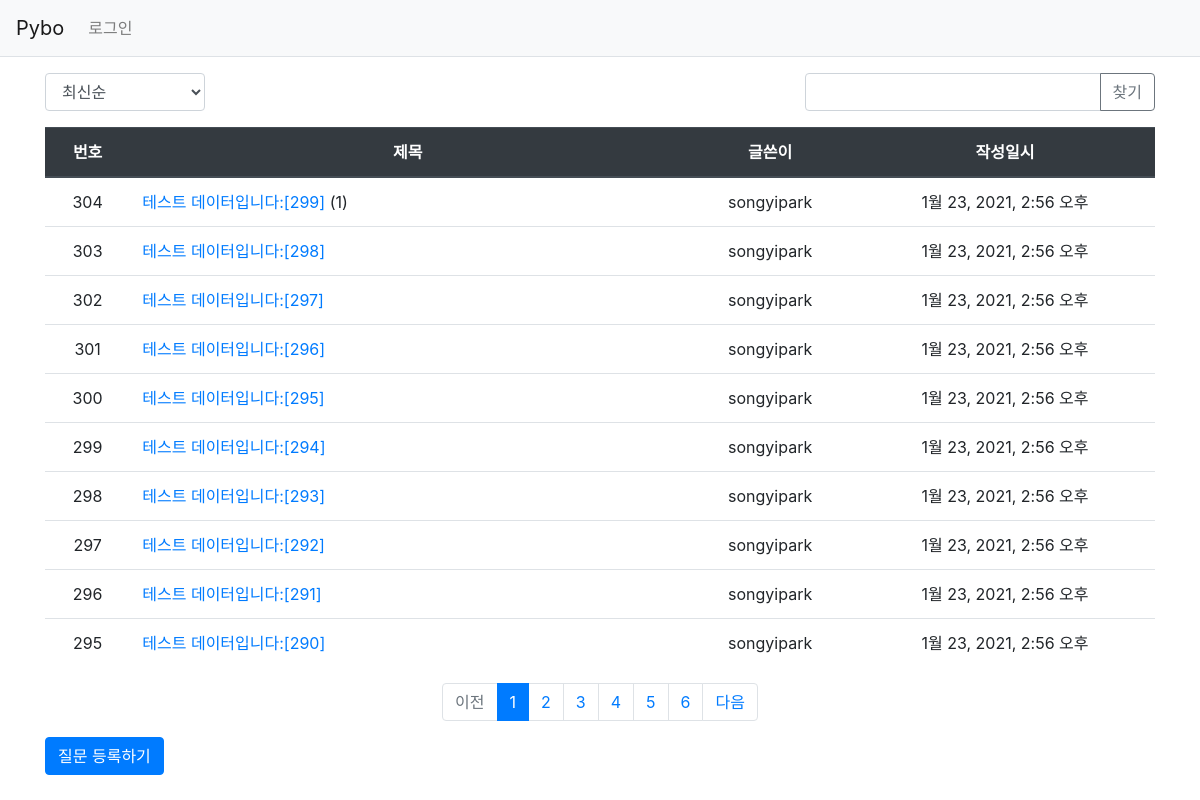
Screenshot of /pybo/ with the database file from the repository.
### pybo/models.py (models this page shows, shortened)
class Question(models.Model):
    subject = models.CharField(max_length=200)
    content = models.TextField()
    create_date = models.DateTimeField()
    author = models.ForeignKey(User, on_delete=models.CASCADE, related_name='author_question')
    modify_date = models.DateTimeField(null=True, blank=True)
    voter = models.ManyToManyField(User, related_name='voter_question')

### pybo/views/base_views.py (the view, shortened to what this page needs)
# urls.py: path('', base_views.index, name='index'),
def index(request):
    page = request.GET.get('page', '1')  # 페이지
    kw = request.GET.get('kw', '')  # 검색어
    so = request.GET.get('so', 'recent')  # 정렬기준
    if so == 'recommend':
        question_list = Question.objects.annotate(num_voter=Count('voter')).order_by('-num_voter', '-create_date')
    elif so == 'popular':
        question_list = Question.objects.annotate(num_answer=Count('answer')).order_by('-num_answer', '-create_date')
    else:  # recent
        question_list = Question.objects.order_by('-create_date')
    paginator = Paginator(question_list, 10)  # 페이지당 10개씩 보여주기
    page_obj = paginator.get_page(page)
    context = {'question_list': page_obj, 'page': page, 'kw': kw, 'so': so}  # <------ so 추가
    return render(request, 'pybo/question_list.html', context)

### pybo/templatetags/pybo_filter.py (called while the page is built)
@register.filter
def sub(value, arg):
    return value - arg

### templates/pybo/question_list.html (shortened to what this page needs)
{% extends 'base.html' %}
{% load pybo_filter %}
{% block content %}
<div class="container my-3">
<div class="row justify-content-between my-3">
<div class="col-2">
            <select class="form-control so">
                <option value="recent" {% if so == 'recent' %}selected{% endif %}>최신순</option>
            </select>
        </div>
        <div class="col-4 input-group">
            <input type="text" class="form-control kw" value="{{ kw|default_if_none:'' }}">
            <div class="input-group-append">
                <button class="btn btn-outline-secondary" type="button" id="btn_search">찾기</button>
            </div>
        </div>
    </div>
    <table class="table">
        <thead>
        <tr class="text-center thead-dark">
            <th>번호</th>
            <th style="width:50%">제목</th>
            <th>글쓴이</th>
            <th>작성일시</th>
        </tr>
        </thead>
        <tbody>
        {% if question_list %}
        {% for question in question_list %}
        <tr class="text-center">
            <td>
                {{ question_list.paginator.count|sub:question_list.start_index|sub:forloop.counter0|add:1 }}
            </td>
            <td class="text-left">
                <a href="{% url 'pybo:detail' question.id %}">{{ question.subject }}</a>
                {% if question.answer_set.count > 0 %}
                <span class-"text-danger small ml-2">({{ question.answer_set.count }})</span>
                {% endif %}
            </td>
            <td>{{ question.author.username }}</td>
            <td>{{ question.create_date }}</td>
        </tr>
        {% endfor %}
        {% else %}
        <tr>
            <td colspan="3">질문이 없습니다.</td>
        </tr>
        {% endif %}
        </tbody>
    </table>
    <ul class="pagination justify-content-center">
        {% if question_list.has_previous %}
        <li class="page-item">
            <a class="page-link" data-page="{{ question_list.previous_page_number }}" href="#">이전</a>
        </li>
        {% else %}
        <li class="page-item disabled">
            <a class="page-link" tabindex="-1" aria-disabled="true" href="#">이전</a>
        </li>
        {% endif %}
        {% for page_number in question_list.paginator.page_range %}
        {% if page_number >= question_list.number|add:-5 and page_number <= question_list.number|add:5 %}
            {% if page_number == question_list.number %}
            <li class="page-item active" aria-current="page">
                 <a class="page-link" data-page="{{ page_number }}" href="#">{{ page_number }}</a>
            </li>
            {% else %}
            <li class="page-item">
                <a class="page-link" data-page="{{ page_number }}" href="#">{{ page_number }}</a>
            </li>
            {% endif %}
        {% endif %}
        {% endfor %}
        {% if question_list.has_next %}
        <li class="page-item">
            <a class="page-link" data-page="{{ question_list.next_page_number }}" href="#">다음</a>
        </li>
        {% else %}
        <li class="page-item disabled">
            <a class="page-link" tabindex="-1" aria-disabled="true" href="#">다음</a>
        </li>
        {% endif %}
    </ul>
    <a href="{% url 'pybo:question_create' %}" class="btn btn-primary">질문 등록하기</a>
</div>
{% endblock %}

### rows the page displays
Question: paginator.count|sub "304", subject "테스트 데이터입니다:[299]", answer_set.count "1", author.username "songyipark", create_date "1월 23, 2021, 2:56 오후"
Question: paginator.count|sub "303", subject "테스트 데이터입니다:[298]", author.username "songyipark", create_date "1월 23, 2021, 2:56 오후"
Question: paginator.count|sub "302", subject "테스트 데이터입니다:[297]", author.username "songyipark", create_date "1월 23, 2021, 2:56 오후"
Question: paginator.count|sub "301", subject "테스트 데이터입니다:[296]", author.username "songyipark", create_date "1월 23, 2021, 2:56 오후"
Question: paginator.count|sub "300", subject "테스트 데이터입니다:[295]", author.username "songyipark", create_date "1월 23, 2021, 2:56 오후"
Question: paginator.count|sub "299", subject "테스트 데이터입니다:[294]", author.username "songyipark", create_date "1월 23, 2021, 2:56 오후"
Question: paginator.count|sub "298", subject "테스트 데이터입니다:[293]", author.username "songyipark", create_date "1월 23, 2021, 2:56 오후"
Question: paginator.count|sub "297", subject "테스트 데이터입니다:[292]", author.username "songyipark", create_date "1월 23, 2021, 2:56 오후"
Question: paginator.count|sub "296", subject "테스트 데이터입니다:[291]", author.username "songyipark", create_date "1월 23, 2021, 2:56 오후"
Question: paginator.count|sub "295", subject "테스트 데이터입니다:[290]", author.username "songyipark", create_date "1월 23, 2021, 2:56 오후"

### other values shown
{{ page_number }} "1"
{{ page_number }} "2" "3" "4" "5" "6"
